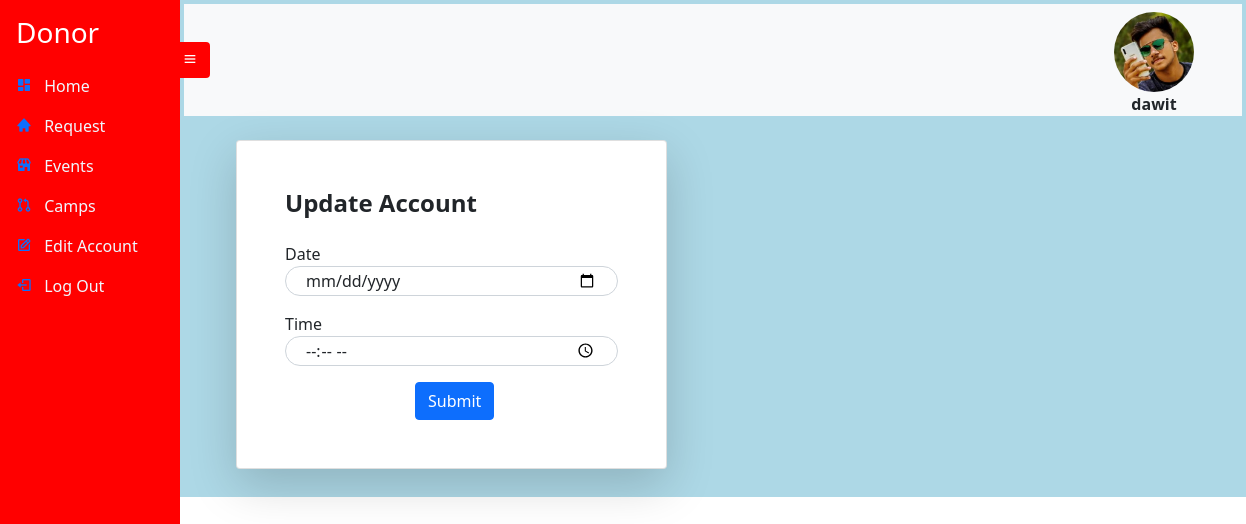
Screenshot of /makeappointment (signed in) with the database file from the repository.
### Donor/models.py (models this page shows, shortened)
class Donor(models.Model):
    Donor_id =  models.UUIDField(default=uuid.uuid4, unique=True,
                          primary_key=True, editable=False)
    Account_id = models.OneToOneField(Account , on_delete=models.CASCADE ,null=True , blank=True)
    Donorname = models.CharField(max_length=20 , null=True , blank=True)
    DateOfBirth = models.DateTimeField(max_length=6, null=True , blank=True)
    Bloodgroup= models.CharField(max_length=10, null=True , blank=True , choices=blood_group)
    Address_id = models.OneToOneField(Address, on_delete=models.CASCADE , null=True , blank=True)
    Gender = models.CharField(max_length=10, null=True , blank=True)
    Age = models.IntegerField()
    Nationality = models.CharField(max_length=10, null=True , blank=True)
    Height = models.FloatField(max_length=10, null=True , blank=True)
    Weight = models.FloatField(max_length=10, null=True , blank=True)
    BMS = models.FloatField(max_length=10 , null=True , blank=True)
    BloodPressure = models.CharField(max_length=10 ,  null=True , blank=True)
    ProfilePic= models.FileField(null=True, blank=True, upload_to='profilepic/', default="profilepic/defaultprofile.jpeg")

class Appointment(models.Model):
    App_id = models.UUIDField(default=uuid.uuid4, unique=True,
                          primary_key=True, editable=False)
    Donor_id = models.ForeignKey(Donor , on_delete=models.SET_NULL, null=True , blank=True , unique=False)
    Date = models.DateField()
    Time = models.TimeField()
    status = models.CharField(null=True , max_length=11 , blank=True , default='in progress')

### UserAccount/models.py (models this page shows, shortened)
class Account(AbstractUser):
    Role = models.CharField(max_length=25, null=True , blank=True)

### Donor/views.py (the view, shortened to what this page needs)
# urls.py: path('makeappointment', views.MakeAppointment , name='makeappointment'),
def MakeAppointment(request):
    donor = DonorState(request)['donor']
    form = AppointmentCreationForm()
    context = {'form':form , 'donor':donor}
    return  render(request , 'donor/makeappointment.html', context)

### Donor/forms.py
class AppointmentCreationForm(ModelForm):
    class Meta:
        model = Appointment
        fields = ['Date','Time']
        widgets = {
            'Time': TimeInput(),
            'Date': DateInput(),
        }

### Donor/views.py (called while the page is built)
def DonorState(request):
    donor = request.user
    context = {'donor': Donor.objects.get(Account_id = donor.id) }
    return context

### templates/donor/makeappointment.html (shortened to what this page needs)
{% extends 'donor/donor.html' %}
{% load widget_tweaks %}
{% block content %}
<br>
<section class="h-100">
    <form  method="POST" enctype="multipart/form-data">
<div class="container h-100">
        <div class="col-xxl-4 col-xl-5 col-lg-5 col-md-7 col-sm-9">
<div class="card shadow-lg">
    <div class="card-body p-5">
        <h1 class="fs-4 card-title fw-bold mb-4">Update Account </h1>
        <form  method="POST" enctype="multipart/form-data">
            {% for field in form %}
            <div class="mb-3">
                <label for="formInput#text">{{field.label}}</label>
                {% render_field field  id="formInput#text"  class="form-control"  %}
            </div>
            {% endfor %}
            <div style="align-self:auto; margin-left: 130px;">
                <button type="submit" class="btn btn-primary ms-auto">
                    Submit
                </button>
            </div>
        </form>
    </div>
</div>
</div>
</div>
</section>
<br>
{% endblock %}

### templates/donor/donor.html (shortened to what this page needs)
{% extends 'sidebarbase.html' %}
{% block content1 %}
<div
      class="side-navbar active-nav d-flex justify-content-between flex-wrap flex-column"
      id="sidebar"
    >
      <ul class="nav flex-column text-white w-100">
        <a href="{% url 'donordashbord' 'notall' %}" class="nav-link h3 text-white my-2">
          Donor
        </a>
        <li class="nav-link">
          <i class="bx bxs-dashboard"></i>
          <span class="mx-2" ><a class="inner-anchor"  href="{% url 'donordashbord' 'notall' %}"> Home</a></span>
        </li>
        <li class="nav-link">
          <i class="bx bxs-home"></i>
          <span class="mx-2" ><a class="inner-anchor" href="{% url 'donationrequest' 'notall' %}"> Request</a></span>
        </li>
        <li class="nav-link">
          <i class="bx bxs-store"></i>
          <span class="mx-2" ><a class="inner-anchor" href="{% url 'getevent' 'notall' %}"> Events </a></span>
        </li>
        <li class="nav-link">
          <i class="bx bx-git-pull-request"></i>
          <span class="mx-2" ><a class="inner-anchor" href="#"> Camps</a></span>
        </li>
        <li class="nav-link">
          <i class="bx bx-edit"></i>
          <span class="mx-2" ><a class="inner-anchor" href="{% url 'donoreditpassword'  %}"> Edit Account</a></span>
        </li>
        <li class="nav-link">
          <i class="bx bx-log-out"></i>
          <span class="mx-2" ><a class="inner-anchor" href="{% url 'logout' %}" > Log Out </a></span>
        </li>
      </ul>
    </div>
    <div class="p-1 my-container active-cont" style="background-color:lightblue">
      <nav class="navbar top-navbar navbar-light bg-light px-5">
        <a class="btn border-0" id="menu-btn"><i class="bx bx-menu"></i></a>
        <figure id="image">
          <img src="/static/images/{{ donor.ProfilePic }}" style="height: 80px;
          width: 80px;
          border-radius: 50%; " >
          <figcaption style="text-align: center;"><b>{{user.username}}</b></figcaption>
        </figure>
              </nav>
      {% block content %}
      {% endblock %}
{% endblock %}

### static/styles/sidebar.css (style rules this page uses)
* { margin: 0; padding: 0; box-sizing: border-box; }
body { min-height: 100vh; background-color: #fff; }
.side-navbar { width: 180px; height: 100%; position: fixed; margin-left: -300px; background-color: red; transition: 0.5s; }
.my-container { transition: 0.4s; }
.active-nav { margin-left: 0; }
.active-cont { margin-left: 180px; }
#menu-btn { background-color: red ; color: #fff; margin-left: -62px; }
#image { max-width: 300px; height: 80px; border-radius: 50%; top: 10px; right: 0px; }
.my-container input { border-radius: 2rem; padding: 2px 20px; }
.inner-anchor { color: aliceblue; text-decoration: black; }
.container { margin-left: 40px; }

### rows the page displays
Donor: ProfilePic (picture)
Account: username "dawit"

### other values shown
{{ field.label }} "Date" "Time"
